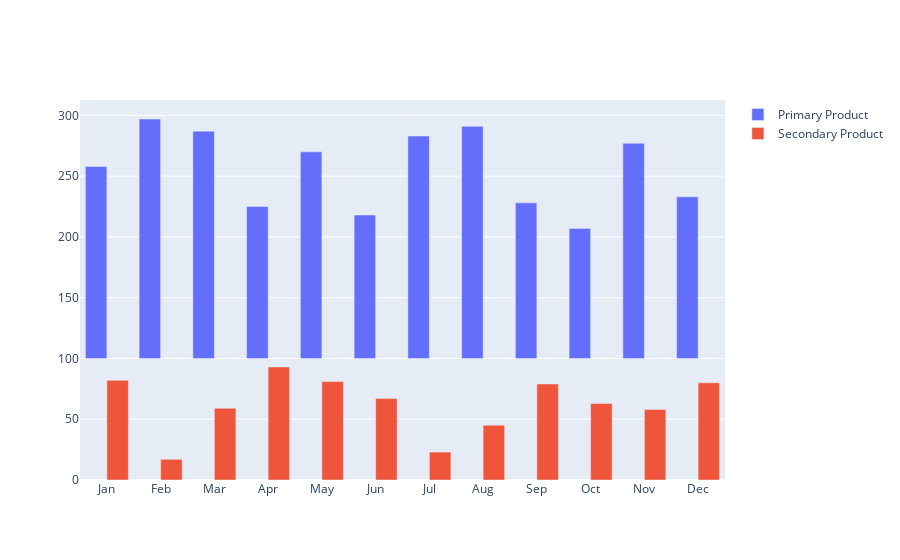

This figure's notebook cell:
### Code cell
fig = go.Figure()
fig.add_trace(
    go.Bar(
        x=months,
        y=np.random.randint(1, 100, 12)+100,
        base=100,
        name='Primary Product'
    )
)
y = -np.random.randint(1, 100, 12)+100
fig.add_trace(
    go.Bar(
        x=months,
        y = y,
        base=0,
        name='Secondary Product',
    )
)
fig.show()

### Figure 1 — Plotly figure (JSON) as saved in the notebook; plotly's stock layout.template omitted (floating-point values rounded to 4 significant figures)
{"data": [{"base": 100, "name": "Primary Product", "type": "bar", "x": ["Jan", "Feb", "Mar", "Apr", "May", "Jun", "Jul", "Aug", "Sep", "Oct", "Nov", "Dec"], "y": [158, 197, 187, 125, 170, 118, 183, 191, 128, 107, 177, 133]}, {"base": 0, "name": "Secondary Product", "type": "bar", "x": ["Jan", "Feb", "Mar", "Apr", "May", "Jun", "Jul", "Aug", "Sep", "Oct", "Nov", "Dec"], "y": [82, 17, 59, 93, 81, 67, 23, 45, 79, 63, 58, 80]}], "layout": {}}
